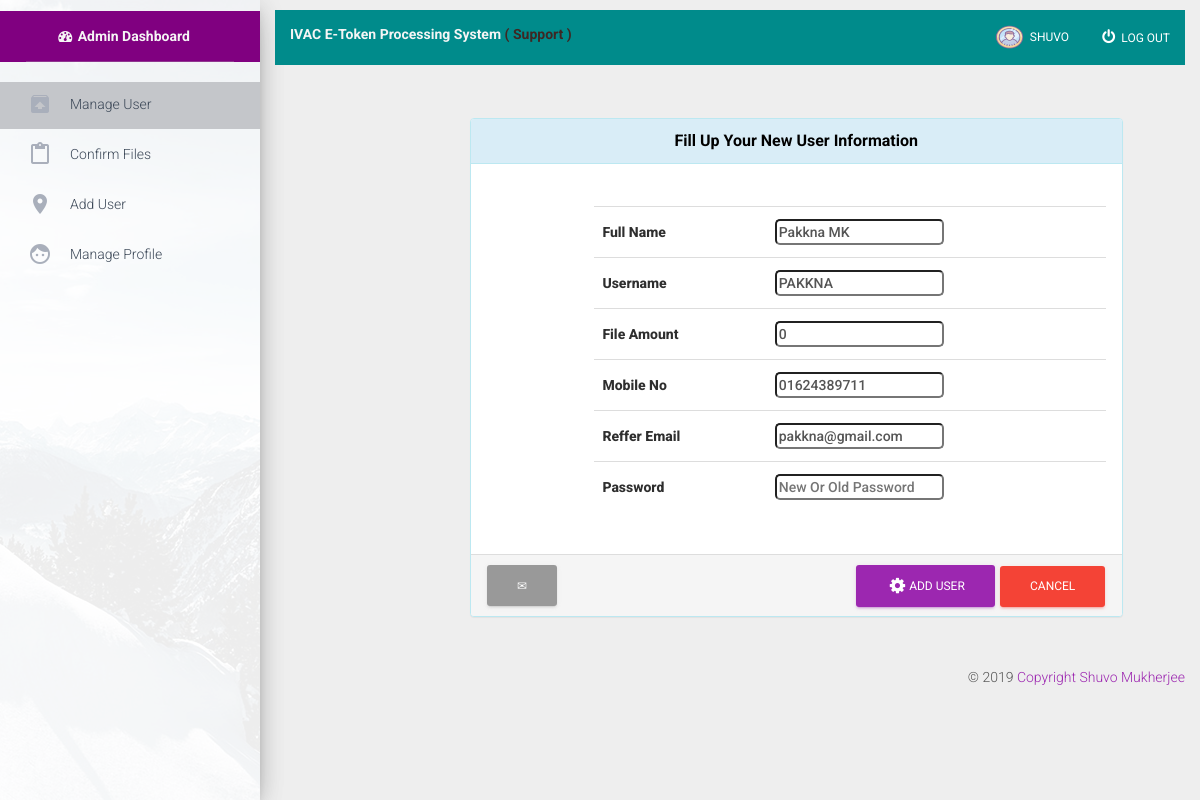
/views/portal/Edit_user.php?edit=1 (signed in), run on the app's committed database.
### tables this page shows
CREATE TABLE `user` (
  `id` int(11) NOT NULL,
  `Full_name` varchar(255) NOT NULL,
  `User_name` varchar(255) NOT NULL,
  `Password` varchar(255) NOT NULL,
  `Mobile` int(11) NOT NULL,
  `File_amount` int(11) NOT NULL,
  `User_type` varchar(255) NOT NULL,
  `Reffer_email` varchar(255) NOT NULL
);

### src/reg/reg.php (called while the page is built, shortened)
<?php
class reg
{
    private $dbuser= 'root';
    private $dbpass= '';
    private $dbname= 'ivac';
    public  function OneUserdata($fileId){
        $pdo = new PDO("mysql:host=localhost;dbname=$this->dbname", $this->dbuser, $this->dbpass);
        $query = "SELECT * FROM `user` WHERE id='$fileId'";
        $stmt = $pdo->prepare($query);
        $stmt->execute();
        $alldata=$stmt->fetch();
        return $alldata;
    }
}

### views/portal/edit_user.php (the view, shortened to what this page needs)
<?php
$obj = new reg();
if (isset($_GET) & !empty($_GET)){
    if ($_GET['edit']) {
        $fileId=$_GET['edit'] ;
        $oneuser=$obj->OneUserdata($fileId);
    }
}
?>
<!doctype html>
<html lang="en">
<head>
    <link href="assets/css/bootstrap.min.css" rel="stylesheet" />
    <link href="assets/css/slide.css" rel="stylesheet" />
    <link href="assets/css/material-dashboard.css" rel="stylesheet"/>
    <link href="assets/css/demo.css" rel="stylesheet" />
    <link href="http://maxcdn.bootstrapcdn.com/font-awesome/latest/css/font-awesome.min.css" rel="stylesheet">
</head>
<body>
<div class="wrapper">
    <div class="sidebar" data-color="purple" data-image="assets/img/sidebar-1.jpg">
        <div class="logo" style="background-color:purple; color: white; text-align: center; margin-top: 11px" >
            <a href="index.php" style="color: white; font-weight: bold ; color:whitesmoke ; margin-right:14px "  ><i class="fa fa-fw fa-tachometer "></i>
                Admin Dashboard
            </a>
        </div>
        <div class="sidebar-wrapper">
            <ul class="nav">
                <li  style="background-color:#c4c6ca; padding-top:7px">
                    <a style="margin-top: 0%; padding-top: 0%;margin-left:10px" href="manageuser.php">
                        <i class="material-icons">unarchive</i>
                        <p>Manage User</p>
                    </a>
                </li>
                <li>
                    <a style="margin-top: 0%; padding-top: 0%;margin-left:10px" href="checkfiles.php">
                       <span><i  class="material-icons">content_paste</i>
                        <p>Confirm Files</p>
                    </a>
                </li>
                <li>
                    <a style="margin-top: 0%; padding-top: 0%;margin-left:10px" href="adduser.php">
                        <i class="material-icons">location_on</i>
                        <p>Add User</p>
                    </a>
                </li>
                <li>
                    <a style="margin-top: 0%; padding-top: 0%;margin-left:10px" href="admin_edit_profile.php">
                        <i class="material-icons"> face </i>
                        <p>Manage Profile</p>
                    </a>
                </li>
            </ul>
        </div>
    </div>
    <div class="main-panel">
        <nav class="navbar navbar-transparent navbar-absolute">
            <div class="container-fluid">
                <div class="collapse navbar-collapse" style="background-color:darkcyan; color: white">
                    <p class="navbar-left"  style="color: white; font-weight: bold ; color:whitesmoke; margin-top:14px"> IVAC E-Token Processing System <a href="https://www.facebook.com/aka.shuvo" style="color: #3e2723">( Support )</a></p>
                    <ul class="nav navbar-nav navbar-right">
                        <li class="dropdown">
                            <a href="#" class="dropdown-toggle" data-toggle="dropdown">
                                <img src="assets/img/shuvo.jpg" style="height:25px; width: 30px; border-radius: 12px; margin-right: 5px" alt="User Image"><?php echo  $_SESSION['user_id']['User_name'];?></a>
                        </li>
                        <li>
                            <a href="logout.php" ><small><i class="fa fa-fw fa-power-off" style="font-size: 15px;margin-top:4px"></i></small> Log Out</a>
                        </li>
                    </ul>
                </div>
            </div>
            <div class="container">
                <div class="row">
                    <div class="col-xs-offset-2 col-xs-7 col-sm-7 " >
                        <div class="text-center">
                            <hr />
                        </div>
                        <div class="panel panel-info">
                            <div class="panel-heading">
                                <h3 class="panel-title" style="text-align: center; color:black; font-weight: bold">Fill Up Your New User Information</h3>
                            </div>
                            <div class="panel-body">
                                <div class="row">
                                    <div class="col-md-offset-2 col-md-10 ">
                                        <form class="form-group" method="post">
                                            <table class="table table-user-information">
                                                <tbody>
                                                <tr>
                                                    <td style="font-weight:800;color:#2e2e2e;">Full Name </td>
                                                    <td><input name="fullname" style="font-weight:500;olor:#DC143C;border-radius: 5px" type="text"  value="<?php if(isset($oneuser)){ echo $oneuser['Full_name'];} ?>" placeholder=" Full Name"  required></td>
                                                </tr>
                                                <tr>
                                                    <td style="font-weight:800;color:#2e2e2e;" >Username</td>
                                                    <td><input name="User_name" style="font-weight:500;olor:#DC143C;border-radius: 5px" type="text" value="<?php if(isset($oneuser)){ echo $oneuser['User_name'];} ?>" placeholder=" Username" required></td>
                                                </tr>
                                                <tr>
                                                    <td style="font-weight:800;color:#2e2e2e;">File Amount</td>
                                                    <td><input name="File_amount" style="font-weight:500;olor:#DC143C;border-radius: 5px" type="number" value="<?php if(isset($oneuser)){ echo $oneuser['File_amount'];} ?>" placeholder=" Maximum 5" required></td>
                                                </tr>
                                                <tr>
                                                    <td style="font-weight:800;color:#2e2e2e;">Mobile No</td>
                                                    <td><input name="Mobile" style="font-weight:500;olor:#DC143C;border-radius: 5px" type="number" value="<?php if(isset($oneuser)){ echo '0'.$oneuser['Mobile'];} ?>" placeholder=" Mobile No" required></td>
                                                </tr>
                                                <tr>
                                                    <td style="font-weight:800;color:#2e2e2e;">Reffer Email</td>
                                                    <td><input name="reffer_email" style="font-weight:500;olor:#DC143C;border-radius: 5px" type="email" value="<?php if(isset($oneuser)){ echo $oneuser['Reffer_email'];} ?>" placeholder=" Reffer Email" required></td>
                                                </tr>
                                                <tr>
                                                    <td style="font-weight:800;color:#2e2e2e;">Password</td>
                                                    <td><input name="Password" style="font-weight:500;olor:#DC143C;border-radius: 5px" type="password" placeholder="New Or Old Password" required></td>
                                                </tr>
                                                </tbody>
                                            </table>
                                    </div>
                                </div>
                            </div>
                            <div class="panel-footer">
                                <a data-original-title="Broadcast Message" data-toggle="tooltip" type="button" class="btn"><i class="glyphicon glyphicon-envelope"></i></a>
                                <span class="pull-right">
                                    <button   type="submit" class="btn btn-primary" ><i class="fa fa-fw fa-gear"></i>Add User</button>
                                     <a href="profile.php" data-original-title="Remove this user" data-toggle="tooltip" type="button" class="btn btn-danger"> Cancel</a>
                        </span>
                            </div>
                        </div>
                    </div>
                </div>
            </div>
            <footer class="footer">
                <div class="container-fluid">
                    <p class="copyright pull-right">
                        &copy; <script>document.write(new Date().getFullYear())</script> <a href="#"> Copyright Shuvo Mukherjee</a>
                    </p>
                </div>
            </footer>
    </div>
</div>
</body>
</html>

### data on the page
user: fullname "Pakkna MK", User_name "PAKKNA", File_amount "0", Mobile "01624389711", reffer_email "pakkna@gmail.com"

### other printed values
$_SESSION['user_id']['User_name'] "SHUVO"
